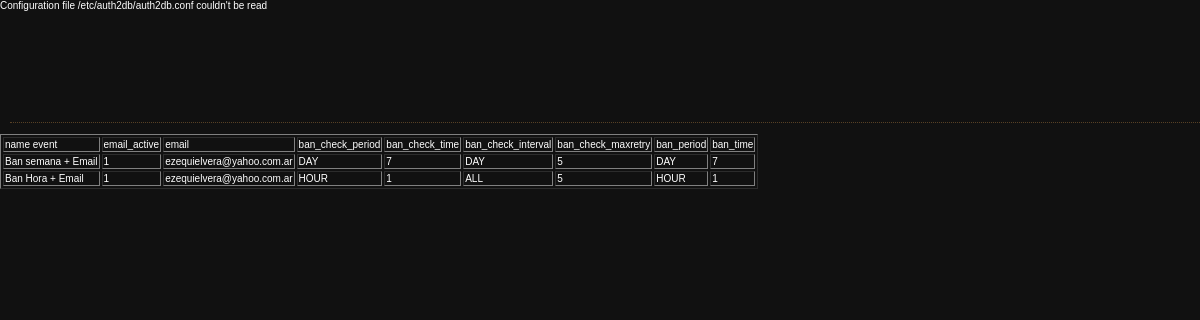
The page /events_config.php (signed in) on the database its author committed.
### tables this page shows
CREATE TABLE `event_config` (
  `id` int(11) NOT NULL auto_increment,
  `name` varchar(255) default NULL,
  `email_active` int(255) default NULL,
  `email` varchar(255) default NULL,
  `active` int(11) default NULL,
  `fecha` datetime default NULL,
  `ban_active` int(11) default NULL,
  `ban_period` varchar(255) default NULL,
  `ban_time` int(11) default NULL,
  `ban_check_period` varchar(255) default NULL,
  `ban_check_time` int(11) default NULL,
  `ban_check_maxretry` int(11) default NULL,
  `ban_check_interval` varchar(255) default NULL,
  PRIMARY KEY  (`id`)
);

### www/events_config.php (the view, shortened to what this page needs)
<link href="style.css" rel="stylesheet" type="text/css">
<?
include "conn.php";
$sql = "SELECT * FROM event_config";
$result = mysql_query($sql);
include "header.php";
?>
<p class="itemsMenu001"></p>
<table border=1>
	<tr>
		<td>name event</td>
		<td>email_active</td>
		<td>email</td>
		<td>ban_check_period</td>
		<td>ban_check_time</td>
		<td>ban_check_interval</td>
		<td>ban_check_maxretry</td>
		<td>ban_period</td>
		<td>ban_time</td>
	</tr>
		<?
		while ($rs = mysql_fetch_object($result) )
		{
		?>
		<tr>
			<td><? echo $rs->name ?></td>
			<td><? echo $rs->email_active ?></td>
			<td><? echo $rs->email ?></td>
			<td><? echo $rs->ban_check_period ?></td>
			<td><? echo $rs->ban_check_time ?></td>
			<td><? echo $rs->ban_check_interval ?></td>
			<td><? echo $rs->ban_check_maxretry ?></td>
			<td><? echo $rs->ban_period ?></td>
			<td><? echo $rs->ban_time ?></td>
		</tr>
		<?
		}
		?>
</table>

### www/conn.php (shortened to what this page needs)
<?
$conf="/etc/auth2db/auth2db.conf";
if ($file = @file( $conf )) {
       foreach ($file as $line) {
               $temp = explode("=", $line);
               switch ( trim($temp[0]) ){
               case "dbuser": $user = str_replace("\n", "", str_replace("'", "", str_replace('"', "", trim($temp[1]) ))); break;
               case "dbpass": $pass = str_replace("\n", "", str_replace("'", "", str_replace('"', "", trim($temp[1]) ))); break;
               case "dbname": $name = str_replace("\n", "", str_replace("'", "", str_replace('"', "", trim($temp[1]) ))); break;
               case "dbserver": $server = str_replace("\n", "", str_replace("'", "", str_replace('"', "", trim($temp[1]) ))); break;
               }
       }
}
else
       print "Configuration file " .$conf. " couldn't be read ";
?>

### www/header.php (shortened to what this page needs)
<link href="style.css" rel="stylesheet" type="text/css">
<link href="diff.css" rel="stylesheet" type="text/css">
<table background="images/top_ext2.jpg" border="0" cellpadding="0" cellspacing="0" width="100%">
  <tr>
    <td valign="top">
		<table border="0" cellpadding="0" cellspacing="0">
			<tr>
				<td background="images/auth2db.jpg" alt="Auth2DB" height="100" width="324">
				</td>
			</tr>
		</table>
	</td>
</tr>
</table>

### www/style.css (style rules this page uses)
td { font-family: Verdana, Arial, Helvetica, sans-serif; font-size: 10px; }
.itemsMenu001 { list-style-type: none; border-bottom: 1px dotted #584125; font-family: Arial, Helvetica, sans-serif; color: #ff9621; font-size: 11px; margin-left: 10px; text-decoration: none; }

### rows shown on the page
event_config: name "Ban semana + Email", email_active "1", email "ezequielvera@yahoo.com.ar", ban_check_period "DAY", ban_check_time "7", ban_check_interval "DAY", ban_check_maxretry "5", ban_period "DAY", ban_time "7"
event_config: name "Ban Hora + Email", email_active "1", email "ezequielvera@yahoo.com.ar", ban_check_period "HOUR", ban_check_time "1", ban_check_interval "ALL", ban_check_maxretry "5", ban_period "HOUR", ban_time "1"

### other values the page prints
$conf "/etc/auth2db/auth2db.conf"
